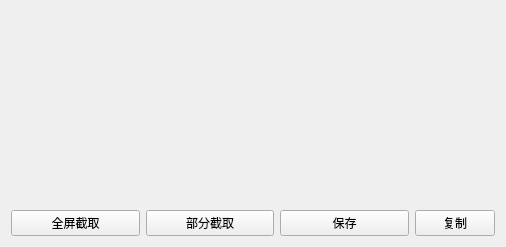
<?xml version="1.0" encoding="UTF-8"?>
<ui version="4.0">
 <class>MainWindow</class>
 <widget class="QMainWindow" name="MainWindow">
  <property name="geometry">
   <rect>
    <x>0</x>
    <y>0</y>
    <width>506</width>
    <height>247</height>
   </rect>
  </property>
  <property name="sizePolicy">
   <sizepolicy hsizetype="Preferred" vsizetype="Preferred">
    <horstretch>0</horstretch>
    <verstretch>0</verstretch>
   </sizepolicy>
  </property>
  <property name="windowTitle">
   <string>MainWindow</string>
  </property>
  <property name="windowIcon">
   <iconset resource="image.qrc">
    <normaloff>:/new/prefix1/image/camera.png</normaloff>:/new/prefix1/image/camera.png</iconset>
  </property>
  <widget class="QWidget" name="centralWidget">
   <layout class="QVBoxLayout" name="verticalLayout_2">
    <item>
     <layout class="QVBoxLayout" name="verticalLayout">
      <item>
       <widget class="QLabel" name="label">
        <property name="text">
         <string/>
        </property>
       </widget>
      </item>
      <item>
       <layout class="QHBoxLayout" name="horizontalLayout">
        <item>
         <widget class="QPushButton" name="fullButton">
          <property name="text">
           <string>全屏截取</string>
          </property>
         </widget>
        </item>
        <item>
         <widget class="QPushButton" name="someButton">
          <property name="text">
           <string>部分截取</string>
          </property>
         </widget>
        </item>
        <item>
         <widget class="QPushButton" name="saveButton">
          <property name="text">
           <string>保存</string>
          </property>
         </widget>
        </item>
        <item>
         <widget class="QPushButton" name="copyButton">
          <property name="sizePolicy">
           <sizepolicy hsizetype="Fixed" vsizetype="Fixed">
            <horstretch>0</horstretch>
            <verstretch>0</verstretch>
           </sizepolicy>
          </property>
          <property name="text">
           <string>复制</string>
          </property>
         </widget>
        </item>
       </layout>
      </item>
     </layout>
    </item>
   </layout>
  </widget>
 </widget>
 <layoutdefault spacing="6" margin="11"/>
 <resources>
  <include location="image.qrc"/>
 </resources>
 <connections/>
</ui>
